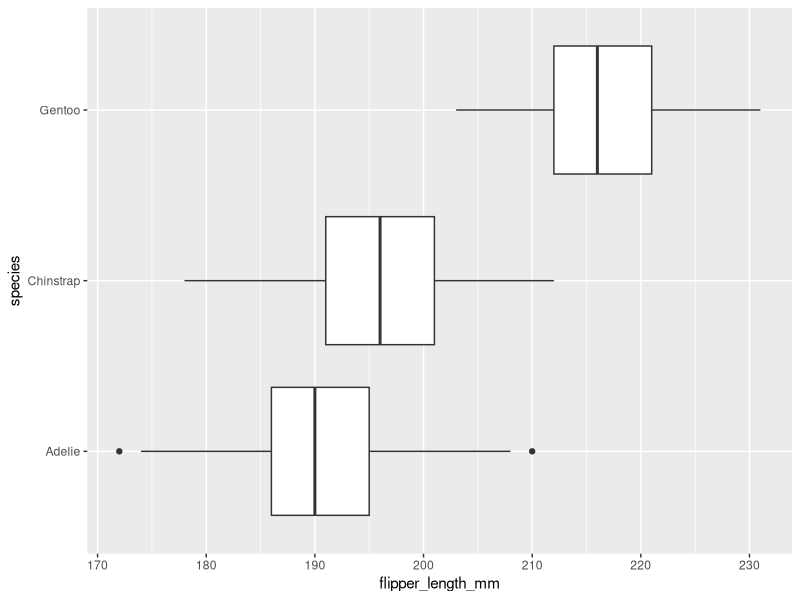
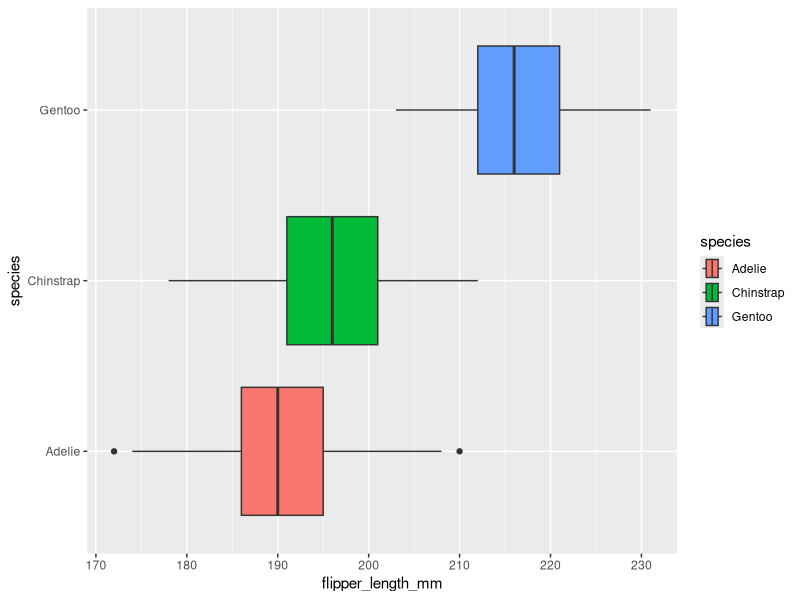
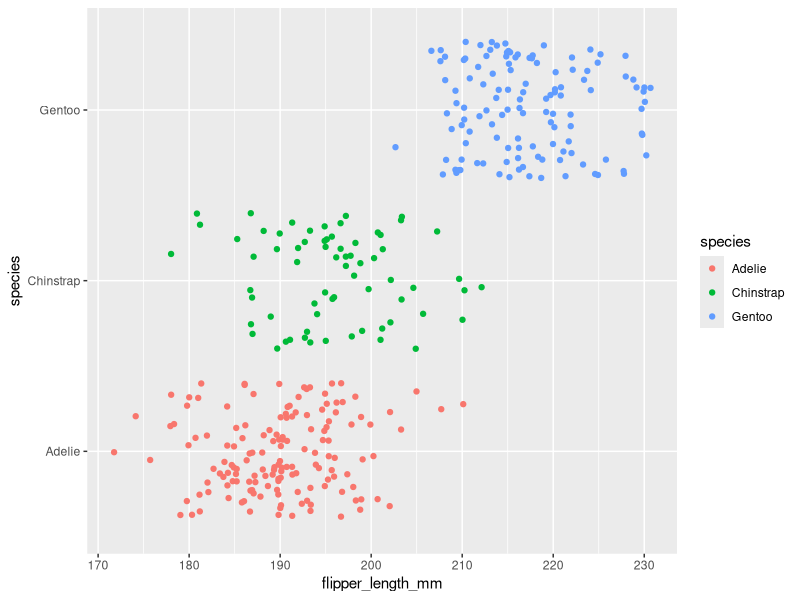
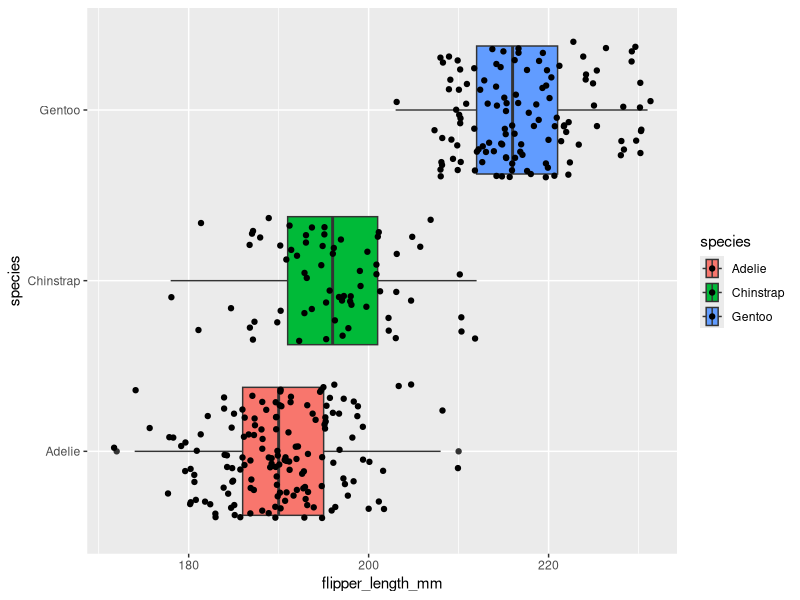
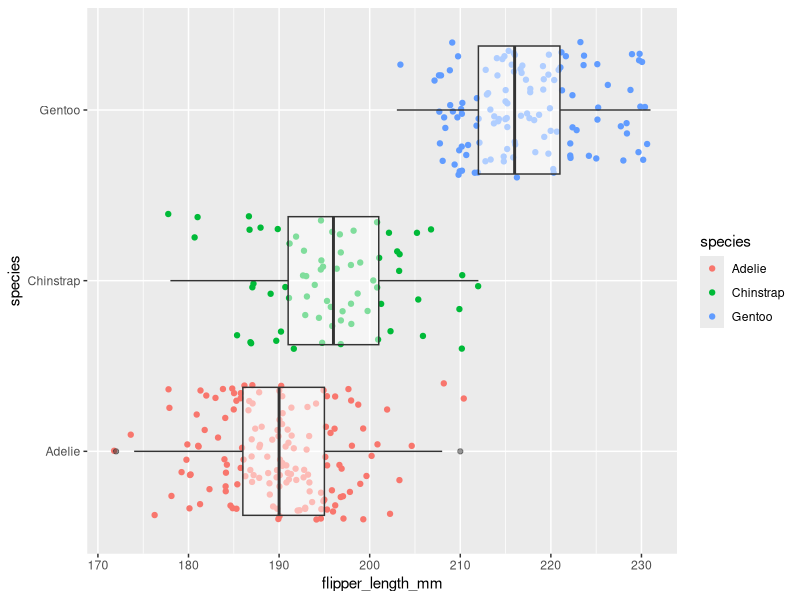

The R source for these figures, in order:
## ---- chunk 1
knitr::opts_chunk$set(error = TRUE)
## ---- chunk 2
library(palmerpenguins)
penguins
## ---- chunk 3
library(ggplot2)
## ---- chunk 4
ggplot(data = penguins, mapping = aes(x = flipper_length_mm, y = species)) +
  geom_boxplot()
## ---- chunk 5
ggplot(data = penguins, mapping = aes(x = flipper_length_mm, y = species, fill = species)) +
  geom_boxplot()
## ---- chunk 6
ggplot(data = penguins, mapping = aes(x = flipper_length_mm, y = species, color = species)) +
  geom_jitter()
## ---- chunk 7
ggplot(data = penguins, mapping = aes(x = flipper_length_mm, y = species, fill = species)) +
  geom_boxplot() +
  geom_jitter()
## ---- chunk 8
ggplot(data = penguins, mapping = aes(x = flipper_length_mm, y = species)) +
  geom_jitter(aes(color = species))+
  geom_boxplot(alpha = .5)
  
## ---- chunk 9

## ---- chunk 10

## ---- chunk 11

## ---- chunk 12

## ---- chunk 13

## ---- chunk 14

